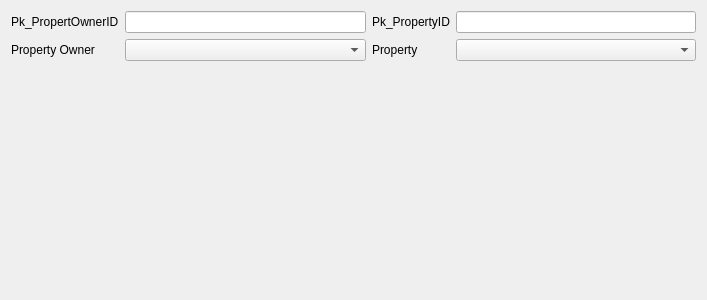
<?xml version="1.0" encoding="UTF-8"?>
<ui version="4.0">
 <class>Form</class>
 <widget class="QWidget" name="Form">
  <property name="geometry">
   <rect>
    <x>0</x>
    <y>0</y>
    <width>707</width>
    <height>300</height>
   </rect>
  </property>
  <property name="windowTitle">
   <string>Form</string>
  </property>
  <layout class="QGridLayout" name="gridLayout">
   <item row="1" column="0">
    <widget class="QLabel" name="label_8">
     <property name="text">
      <string>Property Owner</string>
     </property>
    </widget>
   </item>
   <item row="1" column="2">
    <widget class="QLabel" name="label_9">
     <property name="text">
      <string>Property</string>
     </property>
    </widget>
   </item>
   <item row="0" column="0">
    <widget class="QLabel" name="label">
     <property name="text">
      <string>Pk_PropertOwnerID</string>
     </property>
    </widget>
   </item>
   <item row="0" column="2">
    <widget class="QLabel" name="label_2">
     <property name="text">
      <string>Pk_PropertyID</string>
     </property>
    </widget>
   </item>
   <item row="2" column="1">
    <spacer name="verticalSpacer">
     <property name="orientation">
      <enum>Qt::Vertical</enum>
     </property>
     <property name="sizeHint" stdset="0">
      <size>
       <width>20</width>
       <height>130</height>
      </size>
     </property>
    </spacer>
   </item>
   <item row="0" column="1">
    <widget class="QLineEdit" name="txtPk_PropertOwnerID"/>
   </item>
   <item row="0" column="3">
    <widget class="QLineEdit" name="txtPk_PropertyID"/>
   </item>
   <item row="1" column="3">
    <widget class="QComboBox" name="cmbPk_PropertyID"/>
   </item>
   <item row="1" column="1">
    <widget class="QComboBox" name="cmbPk_PropertOwnerID"/>
   </item>
  </layout>
 </widget>
 <resources/>
 <connections/>
</ui>
